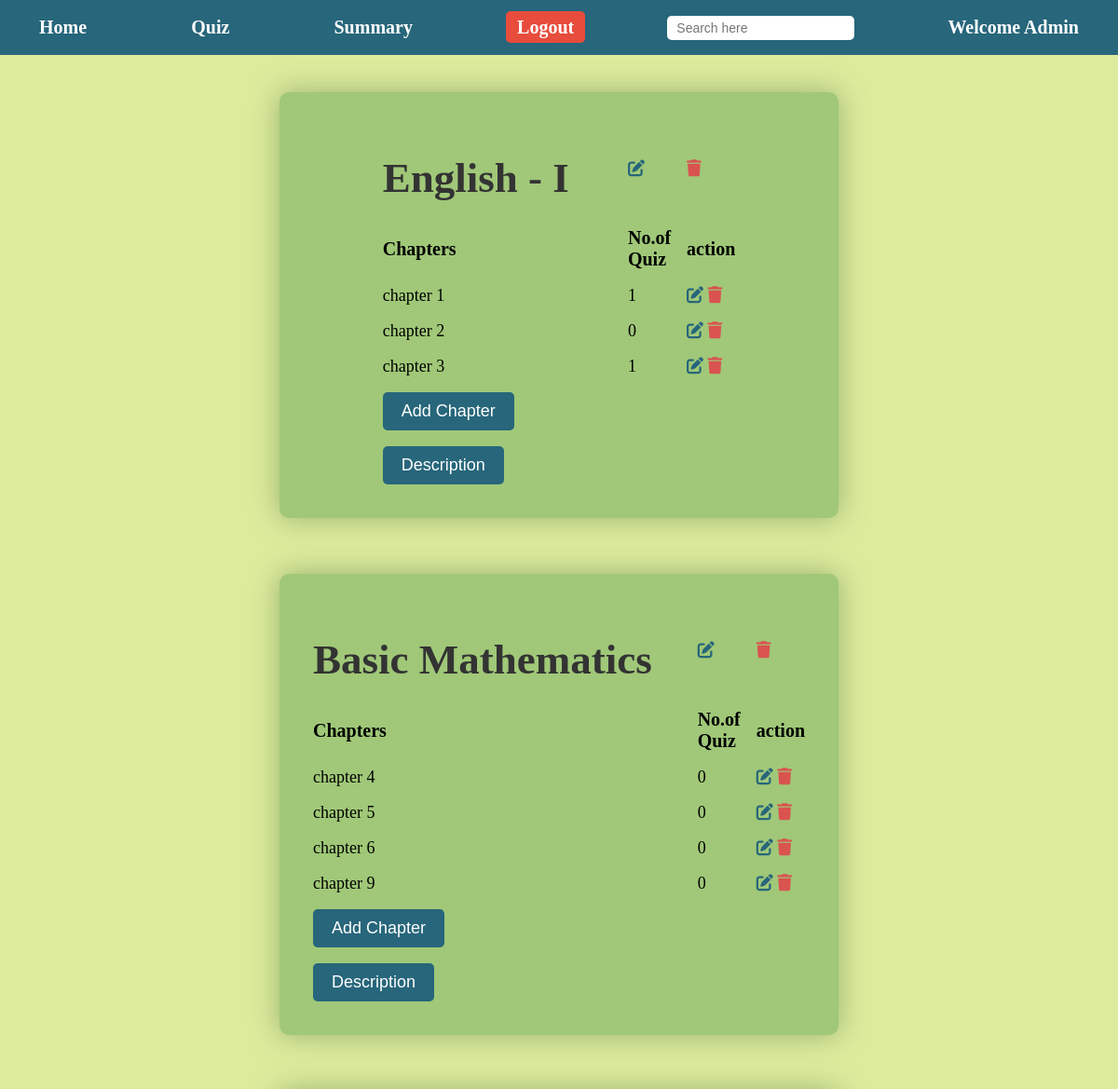
/admindb (signed in, upper part), run on an earlier commit of the app's database.
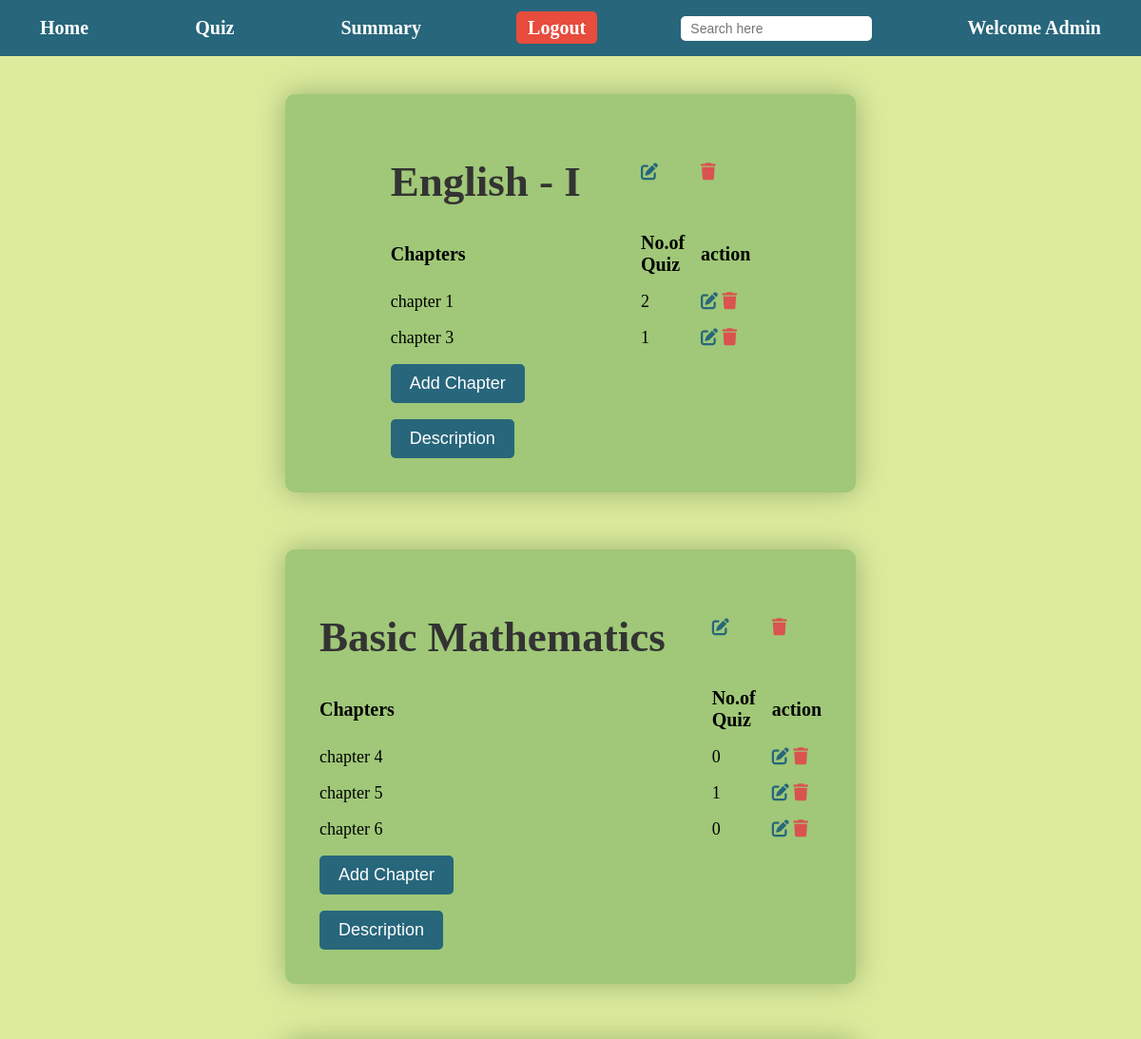
And on a later commit of the database.
### models.py (models this page shows)
class Subject(data.Model):
    __tablename__='sub'
    sub_id=data.Column(data.Integer,primary_key=True)
    sub_name=data.Column(data.String(50),nullable=False,unique=True)
    sub_Description=data.Column(data.Text,nullable=True)
    sub_quiz_descrip=data.Column(data.Text,nullable=True)
    sub_chap=data.relationship('Chapter',backref='Subject',lazy=True)

class Chapter(data.Model):
    __tablename__='chap'
    chap_id=data.Column(data.Integer,primary_key=True)
    chap_title=data.Column(data.String(200),nullable=False)
    chap_description=data.Column(data.Text,nullable=False)
    chap_quiz=data.relationship('Quiz',backref='Chapter',lazy=True)
    sub_id=data.Column(data.Integer,data.ForeignKey('sub.sub_id'),nullable=False)

### app.py (the view)
@application.route('/admindb',methods=['GET','POST'])
def admindb():
    if 'admin' not in session:
        flash('Please Login','error')
        return redirect(url_for('Admin_Login'))
    Subjects=Subject.query.all()
    Chapters=Chapter.query.all()
    Quizzes=Quiz.query.all()
    return render_template('Admin_Dashboard.html',Subjects=Subjects,Chapters=Chapters,quiz=Quizzes,user="Admin",request_path=request.path)

### templates/Admin_Dashboard.html (shortened to what this page needs)
{% extends 'index.html' %}
{% block navbar %}
{% include 'admin-navbar.html' %}
{% endblock %}
{% block content %}
<center>
    <div id="adminsub">
        {% for subject in Subjects %}
        <table>
            <tr>
                <td>
                    <h1>{{ subject.sub_name }}</h1>
                </td>
                <td><a href="{{ url_for('edit_subject',sub_id=subject.sub_id) }}" class="icon-button edit-btn"><i
                            class="fa fa-edit"></a></td>
                <td><a href="{{ url_for('delete_subject',sub_id=subject.sub_id) }}" class="icon-button delete-btn"><i
                            class="fa fa-trash"></i></a></td>
            </tr>
            <tr>
                <th>Chapters</th>
                <th>No.of Quiz</th>
                <th>action</th>
            </tr>
            {% for chapter in Chapters %}
            {% if chapter.sub_id==subject.sub_id %}
            <tr>
                <td>{{ chapter.chap_title }}</td>
                <td>{{ quiz | selectattr("chap_id", "equalto", chapter.chap_id) | list | length }}</td>
                <td><a href="{{ url_for('edit_chapter',chap_id=chapter.chap_id,sub_id=subject.sub_id) }}"><i
                            class="fa fa-edit"></i></a>
                    <a href="{{ url_for('delete_chapter',chap_id=chapter.chap_id,sub_id=subject.sub_id) }}"><i
                            class="fa fa-trash"></i></a>
                </td>
            </tr>
            {% endif %}
            {% endfor %}
            <tr>
                <td>
                    <a href="{{ url_for('create_chapter',sub_id=subject.sub_id) }}">
                        <input type="button" value="Add Chapter">
                    </a>
                </td>
            </tr>
            <tr>
                <td><button onclick="Description('description-{{subject.sub_id}}')">Description</button></td>
            </tr>
        </table>
        {% endfor %}
    </div>
</center>
{% endblock %}

What changed in the data, as far as the page shows it:
removed Chapter: chap_title "chapter 2", chap_id "0", shown under Subject "English - I"
removed Chapter: chap_title "chapter 9", chap_id "0", shown under Subject "Basic Mathematics"
computed for Chapter "chapter 1": chap_id "1" → "2"
computed for Chapter "chapter 5": chap_id "0" → "1"
